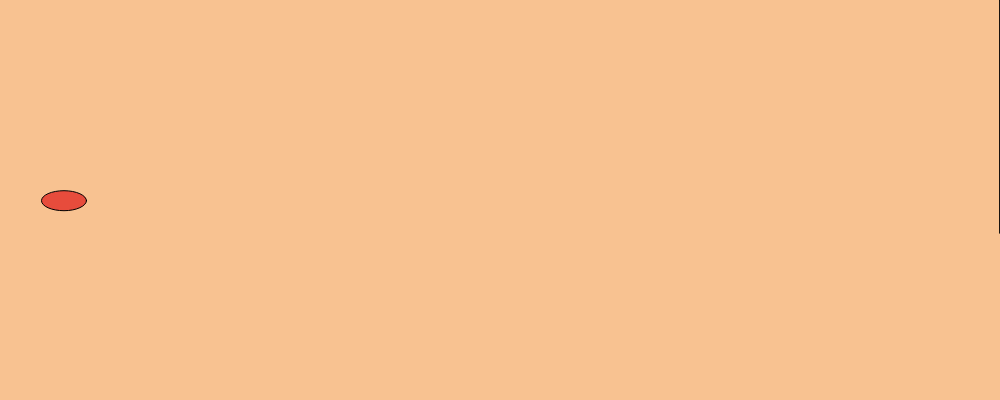
Frame 1 (no input)
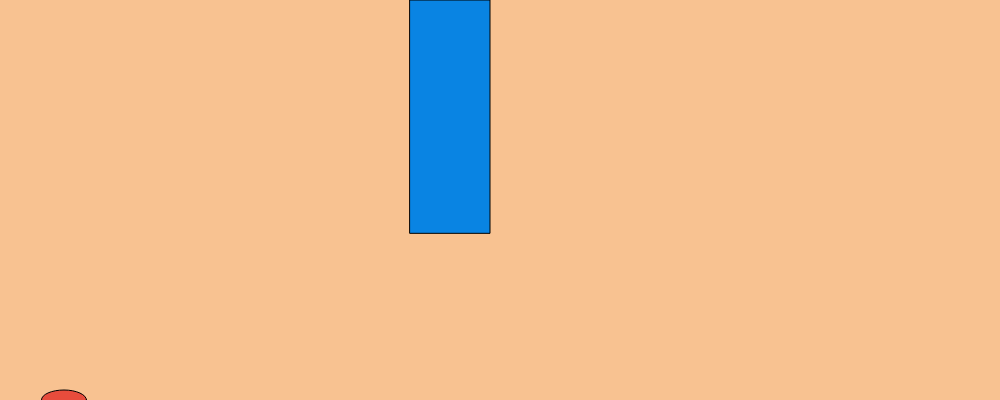
Frame 60 (no input)
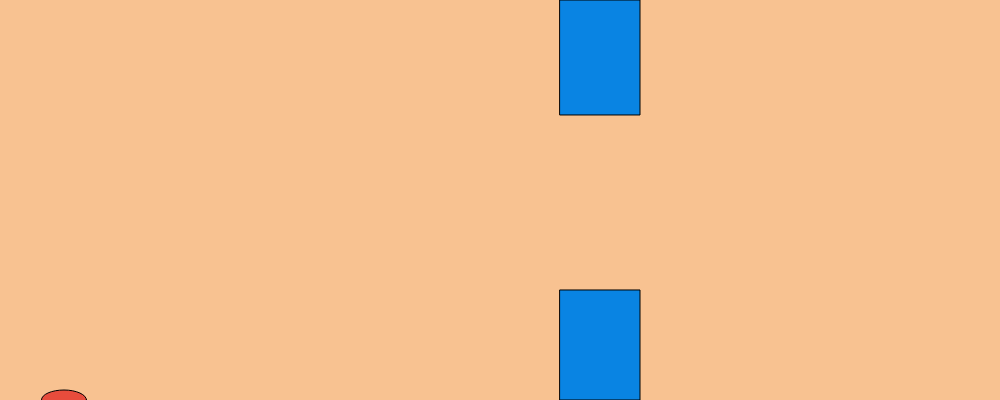
Frame 120 (the mouse pressed at the canvas centre since frame 60)

The p5.js sketch that drew these frames (run headless with seeded random() and noise() and a simulated clock; from frame 60 on, the mouse is pressed at the canvas centre):

// p5.js sketch
// ── sketch.js

var bird;
var pipes = [];

function setup() {
  createCanvas(1000, 400);
  
  bird = new Bird();
  pipes.push(new Pipe());
}

function draw() {
  background(248, 194, 145);
  
  for (var i = pipes.length - 1; i >= 0; i--) {
    pipes[i].show();
    pipes[i].update();

    if (pipes[i].hits(bird)) {
      console.log('Colpito');
      //i.show();
    }

    if (pipes[i].offscreen()) {
      pipes.splice(i, 1);
    }
  }

  bird.update();
  bird.show();

  if (frameCount % 75 == 0) {
    pipes.push(new Pipe());
  }
}

function keyPressed() {
  if (key == ' ') {
    bird.up();
    //console.log("SPACE");
  }
}

// ── bird.js

function Bird() {
  this.y = height / 2;
  this.x = 64;

  this.gravity = 0.7;
  this.lift = -12;
  this.velocity = 0;

  this.show = function() {
    fill(231, 76, 60);
    ellipse(this.x, this.y, 45, 20);
  };

  this.up = function() {
    this.velocity += this.lift;
  };

  this.update = function() {
    this.velocity += this.gravity;
    // this.velocity *= 0.9;
    this.y += this.velocity;

    if (this.y > height) {
      this.y = height;
      this.velocity = 0;
    }

    if (this.y < 0) {
      this.y = 0;
      this.velocity = 0;
    }
  };
}

// ── css.css
*{
    background: url(thumb-1920-966314.jpg);
    background-size: cover;
}
canvas{
    position: absolute;
    top: 70%;
    left: 50%;
    transform: translate(-50%,-50%);
    margin-bottom: 4%;
    border: 10px solid #55efc4;
    border-radius: 5px;
}
img{
    position: absolute;
    top: 30%;
    left: 58%;
    transform: translate(-50%,-50%);
    background: none;
}
// ── default.html
<html>
<head>
  <meta charset="UTF-8">
  <script language="javascript" type="text/javascript" src="https://cdn.jsdelivr.net/npm/p5@0.10.2/lib/p5.min.js"></script>
  <link rel="stylesheet" href="css.css">
  
  <script language="javascript" type="text/javascript" src="sketch.js"></script>
  <script language="javascript" type="text/javascript" src="bird.js"></script>
  <script language="javascript" type="text/javascript" src="pipe.js"></script>

</head>

<body>
  <img src="Web 1920 – 1.png" height="400" width="800">
</body>
</body>
</html>

// ── pipe.js

function Pipe() {
  this.spacing = 175;
  this.top = random(height / 6, (3 / 4) * height);
  this.bottom = height - (this.top + this.spacing);
  this.x = width;
  this.w = 80;
  this.speed = 10;
  
  this.highlight = false;

  this.hits = function(bird) {
    if (bird.y < this.top || bird.y > height - this.bottom) {
      if (bird.x > this.x && bird.x < this.x + this.w) {
        this.highlight = true;
        return true;
      }
    }
    this.highlight = false;
    return false;
  };

  this.show = function() {
    fill(9, 132, 227);
    
    if (this.highlight) {
      fill(255, 0, 0);

    }
  

    rect(this.x, 0, this.w, this.top);
    rect(this.x, height - this.bottom, this.w, this.bottom);
  };

  this.update = function() {
    this.x -= this.speed;
  };

  this.offscreen = function() {
    if (this.x < -this.w) {
      return true;
    } else {
      return false;
    }
  };
}
